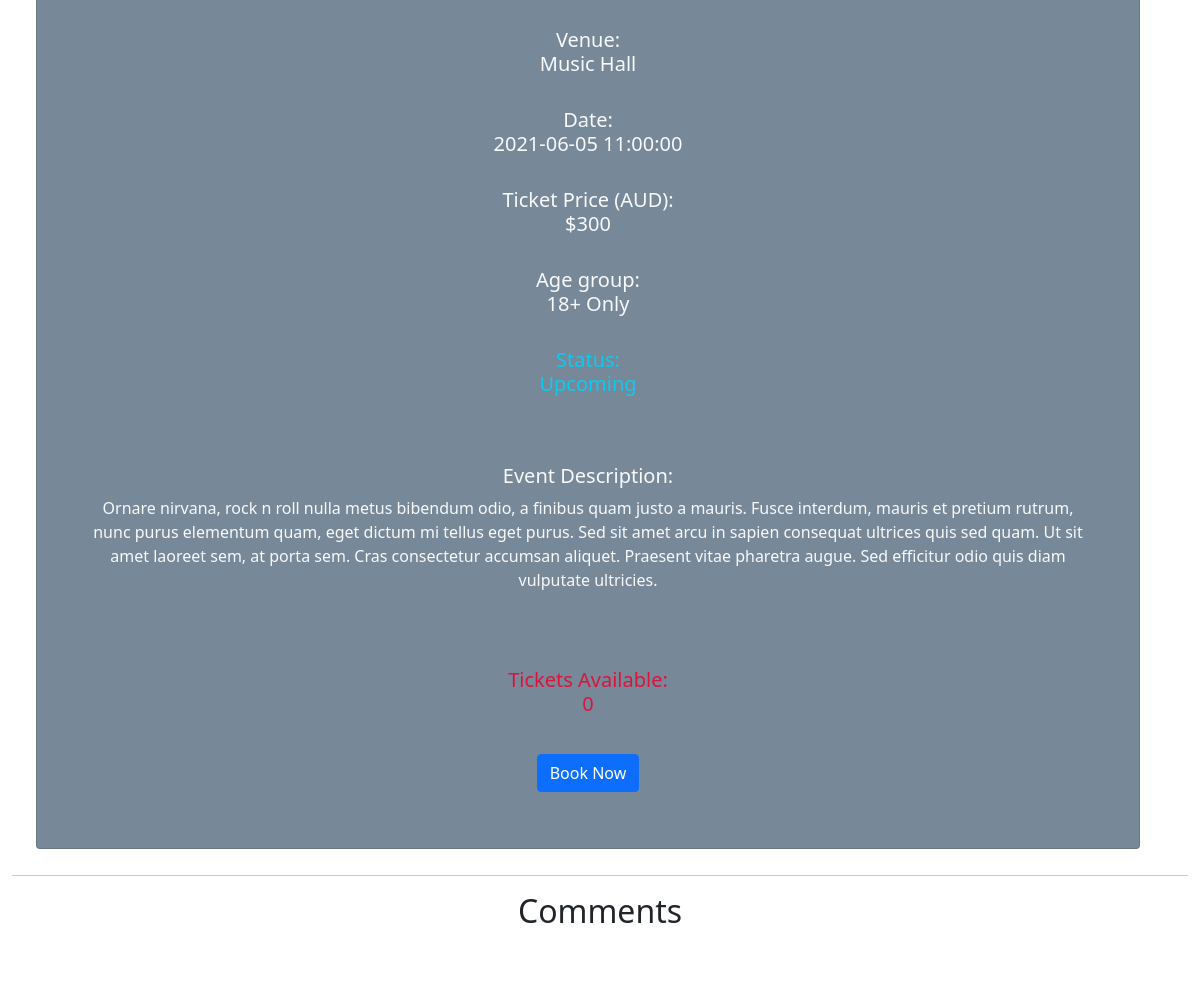
The page /events/3 (middle part) on the database as committed earlier.
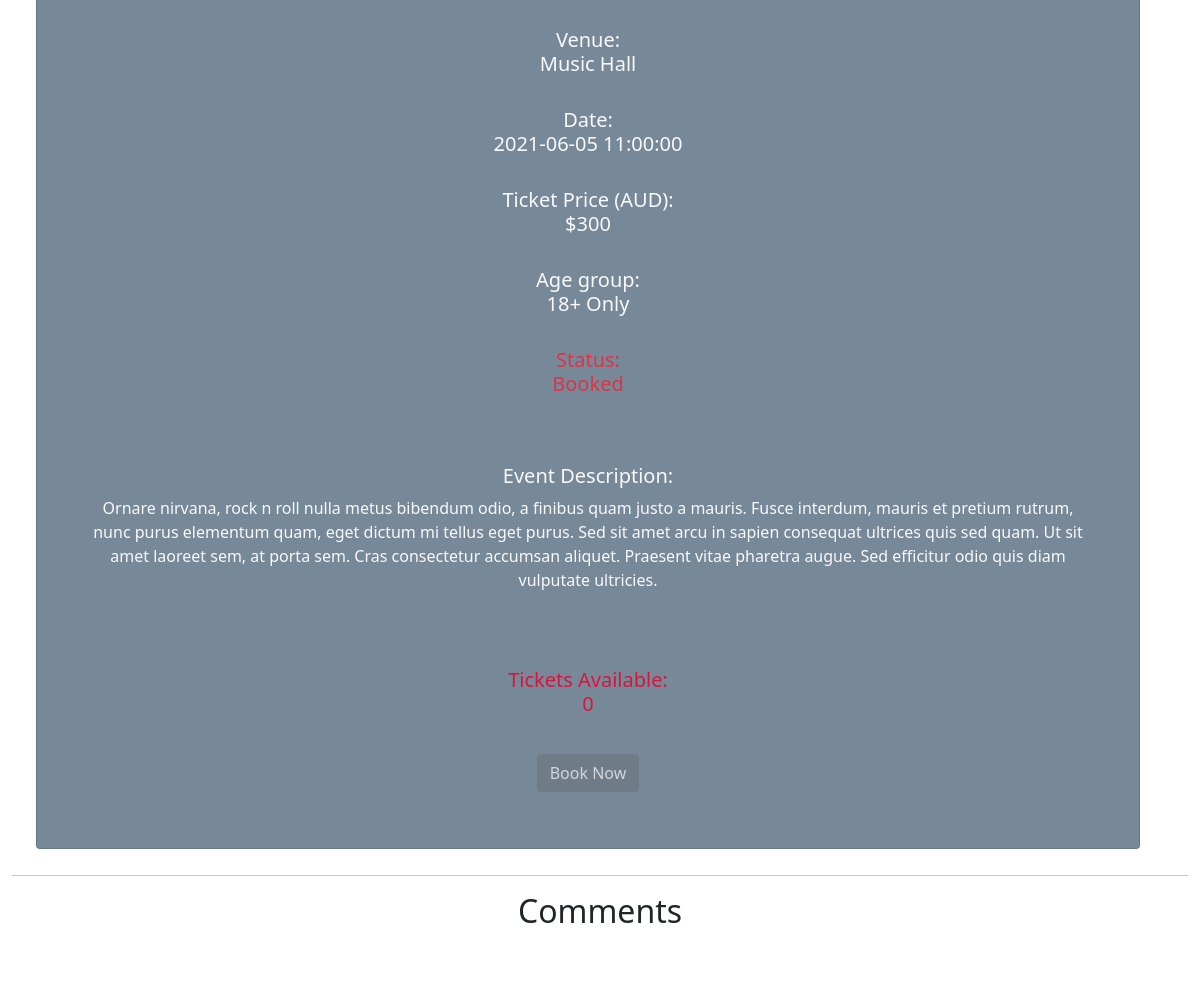
The same page on the database as committed later.
### website/models.py (models this page shows, shortened)
class Event_Status(db.Model):
    __tablename__ = 'event_status'
    events_id = db.Column(db.Integer, db.ForeignKey('events.id'), primary_key=True )
    status = db.Column(db.String(10))

### website/events.py (the view)
@bp.route('/<id>')
def show(id):
  event = Event.query.filter_by(id=id).first()
  bform = BookingForm()
  cform = CommentForm()
  return render_template('events/show.html', event=event, cform=cform, bform=bform)

### website/templates/events/show.html (shortened to what this page needs)
{% extends 'base.html' %}
{% import "bootstrap/wtf.html" as wtf %}
{% block content %}
<div class="container-fluid margin4">
    <div class="row container-fluid ">
      <div class="col-md-12 ">
        <div class="card backgroundCustom">
          <div class="card-body backgroundCustom">
            <div class="media backgroundCustom">
              <div class="media-body">
                <h5 class="text-center text-light"><br>Venue:<br /> {{event.venue}}</h5>
                <h5 class="text-center  text-light"><br>Date:<br />{{event.date}}</h5>
                <h5 class="text-center  text-light"><br>Ticket Price (AUD):</br>${{event.price}}</h5>
                <h5 class="text-center text-light"><br>Age group:</br>{{event.ages}}</h5>
                {% for event in event.status %}
                {% if event.status == "Upcoming" %}
                <h5 class="text-center text-info "><br>Status:</br>{{event.status}}</h5>
                {% elif event.status == "Booked" %}
                <h5 class="text-center text-danger "><br>Status:</br>{{event.status}}</h5>
                {% elif event.status == "Canceled" %}
                <h5 class="text-center text-warning "><br>Status:</br>{{event.status}}</h5>
                {% elif event.status == "Inactive" %}
                <h5 class="text-center Custom2 "><br>Status:</br>{{event.status}}</h5>
                {% endif %}
                {% endfor %}
                <div class="col-12 mb-3 mt-5 text-light text-center event-description justify-content-center">
                  <h5>Event Description:</h5>
                  <p>{{event.description}}</p>
                </div>
                <h5 class="text-center  Custom1"><br>Tickets Available:</br>{{event.quota}}</h5>
                {% for event in event.status %}
                {% if event.status == 'Canceled' or event.status == 'Booked' or event.status == 'Inactive'%}
                <div class="container pad">
                  <div class="row">
                    <div class="col text-center">
                      <a href="#">
                        <button type="button text-center" class="btn btn-secondary" data-bs-toggle="modal"
                          data-bs-target="#exampleModal" disabled>
                          Book Now
                        </button>
                      </a>
                    </div>
                  </div>
                </div>
                {% else %}
                <div class="container pad">
                  <div class="row">
                    <div class="col text-center">
                      <a href="#">
                        <button type="button text-center" class="btn btn-primary btn-primary" data-bs-toggle="modal"
                          data-bs-target="#exampleModal">
                          Book Now
                        </button>
                      </a>
                    </div>
                  </div>
                </div>
                {% endif %}
                {% endfor %}
              </div>
            </div>
          </div>
        </div>
      </div>
    </div>
    <hr>
    <div class="row">
      <div class="col-md-2 text-center center">
        <h2>Comments</h2>
      </div>
    </div>
</div>
{% endblock %}

Rows that differ between the two databases and show on the page:
changed Event_Status: status (not shown) → "Booked"
